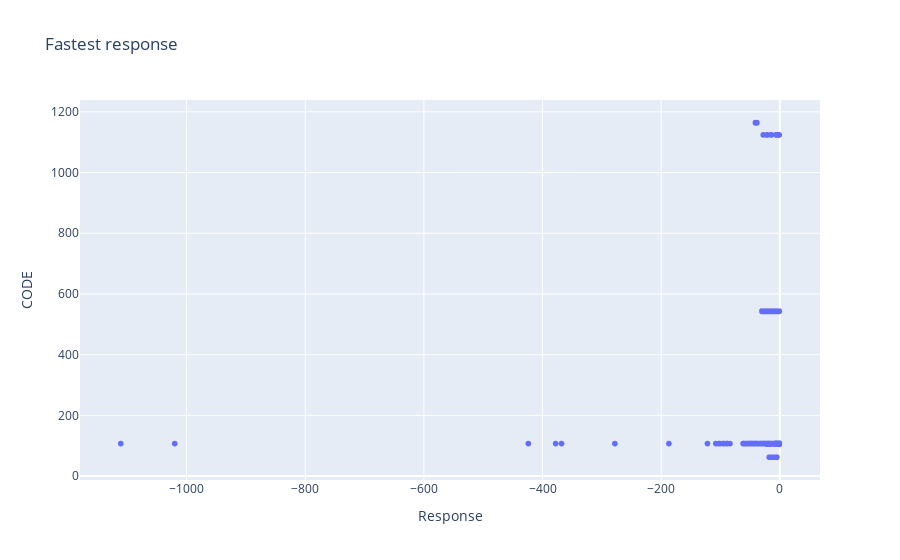

The notebook cell saved with this chart:
### Code cell
import plotly.express as px

fig = px.scatter(df, x='Response', y='CODE', title='Fastest response')
fig.show()

### Figure 1 — Plotly figure (JSON) as saved in the notebook; plotly's stock layout.template omitted (floating-point values rounded to 4 significant figures; data arrays with more than 128 entries replaced by an {"elided": "..."} marker saying what was removed)
{"data": [{"hovertemplate": "Response=%{x}<br>CODE=%{y}<extra></extra>", "legendgroup": "", "marker": {"color": "#636efa", "symbol": "circle"}, "mode": "markers", "name": "", "showlegend": false, "type": "scattergl", "x": {"elided": "29641 int values"}, "xaxis": "x", "y": {"elided": "29641 int values"}, "yaxis": "y"}], "layout": {"legend": {"tracegroupgap": 0}, "title": {"text": "Fastest response"}, "xaxis": {"anchor": "y", "domain": [0.0, 1.0], "title": {"text": "Response"}}, "yaxis": {"anchor": "x", "domain": [0.0, 1.0], "title": {"text": "CODE"}}}}
